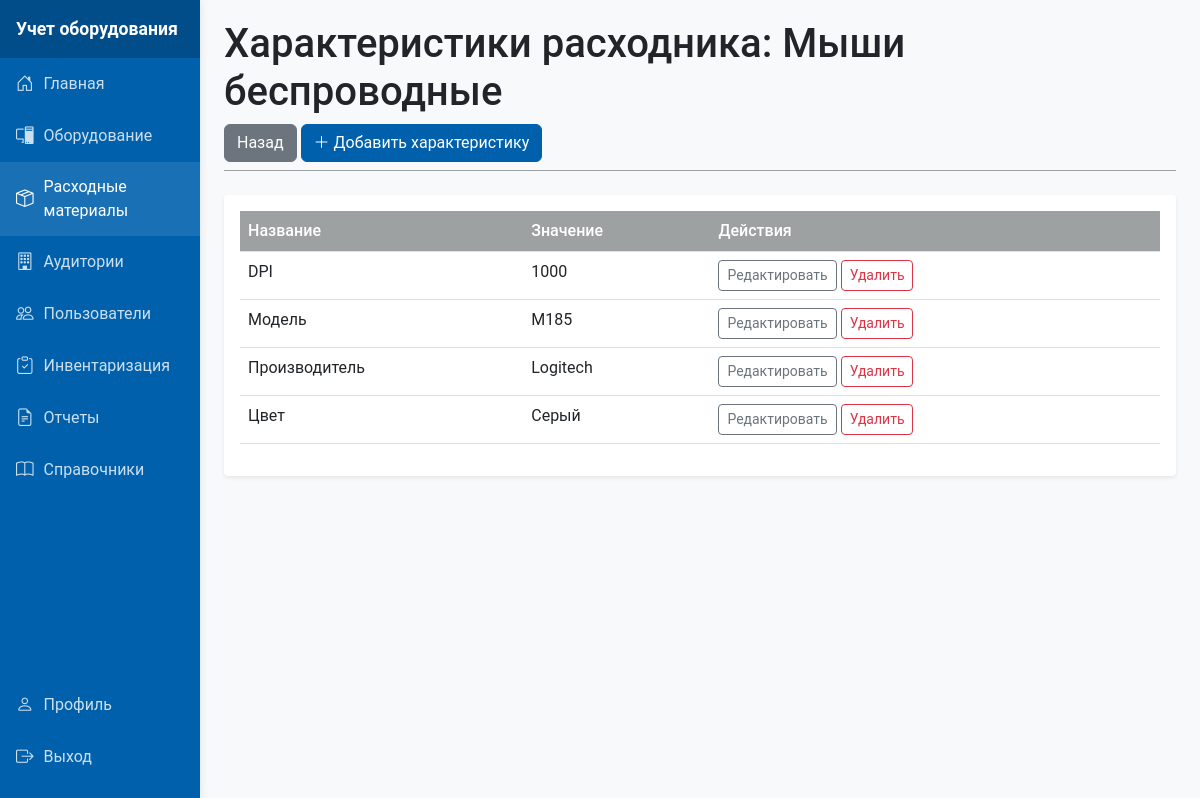
Page /templates/consumables/characteristics/index.php?consumable_id=2 (signed in) on the committed database.
### tables this page shows
CREATE TABLE `consumables` (
  `id` int NOT NULL,
  `name` varchar(100) NOT NULL,
  `description` text,
  `receipt_date` date DEFAULT NULL,
  `photo_path` varchar(255) DEFAULT NULL,
  `responsible_user_id` int DEFAULT NULL,
  `temp_responsible_user_id` int DEFAULT NULL,
  `type_id` int DEFAULT NULL,
  `equipment_id` int DEFAULT NULL,
  `created_at` timestamp NULL DEFAULT CURRENT_TIMESTAMP,
  `updated_at` timestamp NULL DEFAULT CURRENT_TIMESTAMP ON UPDATE CURRENT_TIMESTAMP,
  `cost` decimal(10,2) DEFAULT NULL
);

CREATE TABLE `consumable_characteristics` (
  `id` int NOT NULL,
  `consumable_id` int NOT NULL,
  `name` varchar(100) NOT NULL,
  `value` text NOT NULL,
  `created_at` timestamp NULL DEFAULT CURRENT_TIMESTAMP
);

### models/Consumable.php (called while the page is built, shortened)
<?php
class Consumable {
    private $conn;
    private $table = 'consumables';
    public function __construct($db) {
        $this->conn = $db;
    }
    public function getById($id) {
        $query = "SELECT c.*,
                  t.name as type_name,
                  e.name as equipment_name,
                  CONCAT(u.last_name, ' ', u.first_name) as responsible_name
                 FROM {$this->table} c
                 LEFT JOIN reference_items t ON c.type_id = t.id AND t.type = 'consumable_type'
                 LEFT JOIN equipment e ON c.equipment_id = e.id
                 LEFT JOIN users u ON c.responsible_user_id = u.id
                 WHERE c.id = :id LIMIT 1";
        $stmt = $this->conn->prepare($query);
        $stmt->bindParam(':id', $id, PDO::PARAM_INT);
        $stmt->execute();
        return $stmt->fetch(PDO::FETCH_ASSOC);
    }
}
?>

### models/ConsumableCharacteristic.php (called while the page is built, shortened)
<?php
class ConsumableCharacteristic {
    private $conn;
    private $table = 'consumable_characteristics';
    public function __construct($db) {
        $this->conn = $db;
    }
    public function getByConsumable($consumable_id) {
        $query = "SELECT * FROM {$this->table}
                 WHERE consumable_id = :consumable_id
                 ORDER BY name";
        $stmt = $this->conn->prepare($query);
        $stmt->bindParam(':consumable_id', $consumable_id);
        $stmt->execute();
        return $stmt;
    }
}
?>

### templates/consumables/characteristics/index.php (the view, shortened to what this page needs)
<?php
require_once '../../../includes/header.php';
require_once '../../../models/Consumable.php';
require_once '../../../models/ConsumableCharacteristic.php';
$db = (new Database())->connect();
$consumable = new Consumable($db);
$characteristic = new ConsumableCharacteristic($db);
$consumable_id = $_GET['consumable_id'];
$item = $consumable->getById($consumable_id);
$characteristics = $characteristic->getByConsumable($consumable_id);
$page_title = "Характеристики расходника: " . htmlspecialchars($item['name']);
?>
<div class="content-header">
    <h1><?= $page_title ?></h1>
    <div>
        <a href="../index.php" class="btn btn-secondary">Назад</a>
        <a href="create.php?consumable_id=<?= $consumable_id ?>" class="btn btn-primary">
            <i class="bi bi-plus-lg"></i> Добавить характеристику
        </a>
    </div>
</div>
<div class="card">
    <div class="card-body">
        <?php if($characteristics->rowCount() > 0): ?>
            <table class="table table-hover">
                <thead>
                    <tr>
                        <th>Название</th>
                        <th>Значение</th>
                        <th>Действия</th>
                    </tr>
                </thead>
                <tbody>
                    <?php while($char = $characteristics->fetch(PDO::FETCH_ASSOC)): ?>
                    <tr>
                        <td><?= htmlspecialchars($char['name']) ?></td>
                        <td><?= htmlspecialchars($char['value']) ?></td>
                        <td>
                            <a href="edit.php?id=<?= $char['id'] ?>&consumable_id=<?= $consumable_id ?>"
                               class="btn btn-sm btn-outline-secondary">Редактировать</a>
                            <a href="delete.php?id=<?= $char['id'] ?>&consumable_id=<?= $consumable_id ?>"
                               class="btn btn-sm btn-outline-danger"
                               onclick="return confirm('Удалить характеристику?')">Удалить</a>
                        </td>
                    </tr>
                    <?php endwhile; ?>
                </tbody>
            </table>
        <?php else: ?>
            <div class="alert alert-info">Характеристики не добавлены</div>
        <?php endif; ?>
    </div>
</div>
<?php require_once '../../../includes/footer.php'; ?>

### assets/css/style.css (style rules this page uses)
:root { --primary: #0060AC; --secondary: #E41613; --light-gray: #9EA1A2; --dark-gray: #666; --light: #f8f9fa; --white: #fff; }
body { font-family: 'Roboto', Arial, sans-serif; background-color: var(--light); }
.content-header { margin-bottom: 1.5rem; border-bottom: 1px solid var(--light-gray); padding-bottom: 0.5rem; }
.card { box-shadow: 0 0.125rem 0.25rem rgba(0, 0, 0, 0.075); border-radius: 0.25rem; margin-bottom: 1.5rem; border: none; }
.table { background-color: var(--white); }
.table th { background-color: var(--light-gray); color: var(--white); font-weight: 500; }
.btn-primary { background-color: var(--primary); border-color: var(--primary); }

### rows in the picture
consumables: name "Характеристики расходника: Мыши беспроводные"
consumable_characteristics: name "DPI", value "1000"
consumable_characteristics: name "Модель", value "M185"
consumable_characteristics: name "Производитель", value "Logitech"
consumable_characteristics: name "Цвет", value "Серый"
